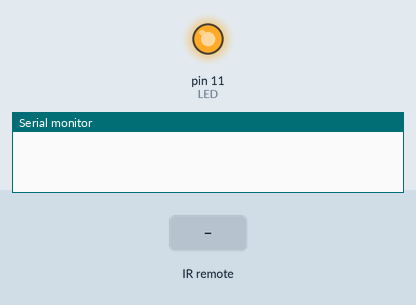
Simulated run of this sketch. Board: Arduino Uno, built with avr-gcc and run on an emulated ATmega328P. Parts: output pins drawn as LEDs (lit = HIGH), the last lines printed to the serial monitor. Inputs (shaded band) come from the test bench.

Above: at 1.2 s.
1.3 s: infrared code 0xFF38C7 received
At 4.0 s:
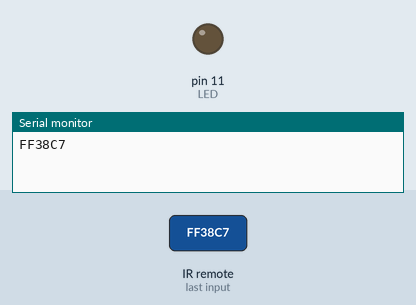
5.8 s: infrared code 0xFFA25D received
At 6.2 s:
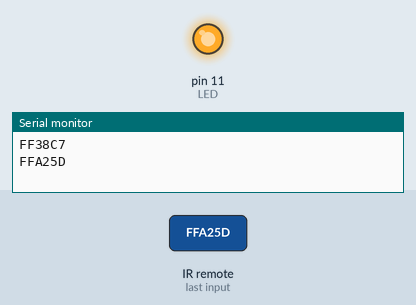
Timing chart, 0 to 8.8 s (numbered marks = the images above; inputs shaded):
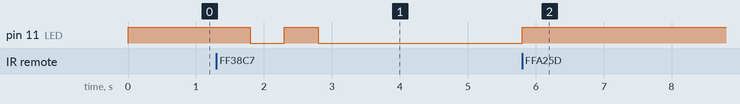

The sketch:

REMOTO_SUMO.ino
```cpp
#include <IRremote.h>

#define TECLA0 0xFF9867
#define TECLA1 0xFFA25D
#define TECLAOK 0xFF38C7

int receptor = 9;
int LED = 11;
IRrecv irrecv(receptor);
decode_results codigo; //OBJETO CODIGO DE CLASE decode_result, oriundo de IRremote.h


//Motores Conexión
const int pinPWMA = 5;
const int pinAIN2 = 3;
const int pinAIN1 = 2;
const int pinBIN1 = 7;
const int pinBIN2 = 8;
const int pinPWMB = 6;
const int pinSTBY = 4;

const int waitTime = 1000;   //espera entre fases
const int speed = 200;      //velocidad de giro

const int pinMotorA[3] = { pinPWMA, pinAIN2, pinAIN1 };
const int pinMotorB[3] = { pinPWMB, pinBIN1, pinBIN2 };

enum moveDirection {
   forward,
   backward
};

enum turnDirection {
   clockwise,
   counterClockwise
};
void setup()
{
  Serial.begin(9600);
  irrecv.enableIRIn(); // INICIA LA RECEPCIÓN
  pinMode(LED, OUTPUT);
  digitalWrite(LED,HIGH);
}

void loop()
{
 if (irrecv.decode(&codigo))
 {
Serial.println(codigo.value, HEX);

      if (codigo.value==0xFFA25D)//Telca 1
      {
         digitalWrite(LED,HIGH);
      }

      if (codigo.value==0xFF9867)//Tecla 0
      {
         digitalWrite(LED,LOW);


      }

      if (codigo.value==0xFF38C7)//Tecla ok
      {

         digitalWrite(LED,HIGH);
         delay(500);
         digitalWrite(LED,LOW);
         delay(500);
         digitalWrite(LED,HIGH);
         delay(500);
         digitalWrite(LED,LOW);
         delay(500);
      }


delay(500);
irrecv.resume();

 }
}


//Funciones que controlan el vehiculo
void move(int direction, int speed)
{
   if (direction == forward)
   {
      moveMotorForward(pinMotorA, speed);
      moveMotorForward(pinMotorB, speed);
   }
   else
   {
      moveMotorBackward(pinMotorA, speed);
      moveMotorBackward(pinMotorB, speed);
   }
}

void turn(int direction, int speed)
{
   if (direction == forward)
   {
      moveMotorForward(pinMotorA, speed);
      moveMotorBackward(pinMotorB, speed);
   }
   else
   {
      moveMotorBackward(pinMotorA, speed);
      moveMotorForward(pinMotorB, speed);
   }
}

void fullStop()
{
   disableMotors();
   stopMotor(pinMotorA);
   stopMotor(pinMotorB);
}

//Funciones que controlan los motores
void moveMotorForward(const int pinMotor[3], int speed)
{
   digitalWrite(pinMotor[1], HIGH);
   digitalWrite(pinMotor[2], LOW);

   analogWrite(pinMotor[0], speed);
}

void moveMotorBackward(const int pinMotor[3], int speed)
{
   digitalWrite(pinMotor[1], LOW);
   digitalWrite(pinMotor[2], HIGH);

   analogWrite(pinMotor[0], speed);
}

void stopMotor(const int pinMotor[3])
{
   digitalWrite(pinMotor[1], LOW);
   digitalWrite(pinMotor[2], LOW);

   analogWrite(pinMotor[0], 0);
}

void enableMotors()
{
   digitalWrite(pinSTBY, HIGH);
}

void disableMotors()
{
   digitalWrite(pinSTBY, LOW);
}
```

Measured:
- after the input at 1.3 s, pin 11 (LED): HIGH → LOW after 0.50 s, → HIGH 0.50 s later, → LOW 0.50 s later
- after the input at 5.8 s, pin 11 (LED): LOW → HIGH at once
